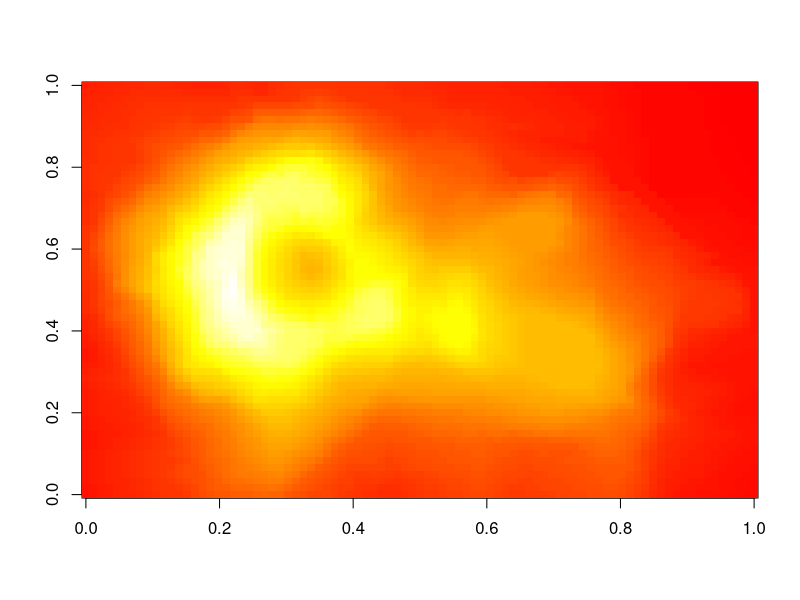

This chart was generated by the following R code:
## ---- chunk 1
my_random_variables <- rnorm(10)
my_random_variables
## ---- chunk 2
image(volcano, col = get("heat.colors")(200))
